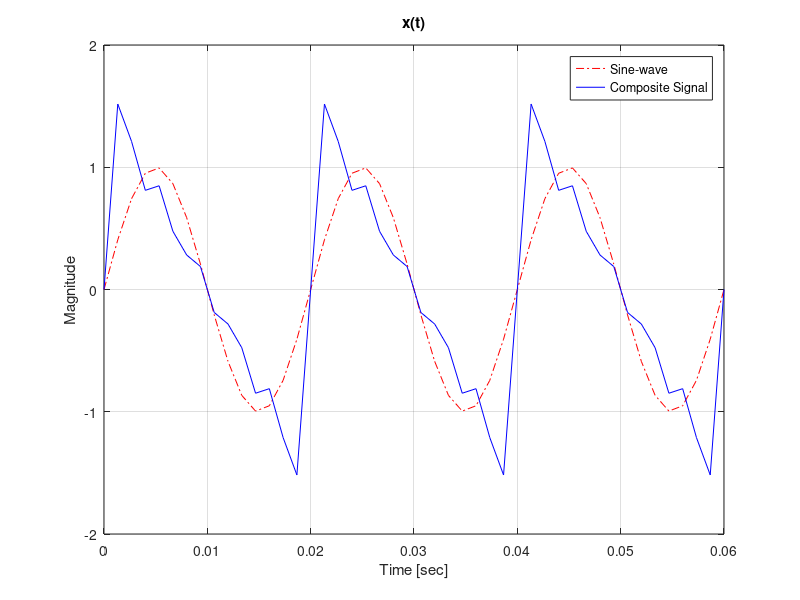

Recreate this plot in MATLAB. (Note: this script raises an error after producing the figure.)
% ITC I4EA Group 1
% Subject:  DSP Programming
% Date:     18/03/2022

% Example 1
% Parameterization
K = 5;  %harmonic numbers
c = @(k) 1/k;   
fmax=50*K;  %maximum frequency in Hz
fmin=50; %for K=1
Fs=3*fmax;  %sampling frequency in Hz
Ts=1/Fs;    %sampling time in sec
t = 0:Ts:3/fmin;    %Time period

% Simulation
for k = 1:K
    xk(k,:)=c(k)*sin(100*pi*k*t);   %store data in matrix form
end
xt=sum(xk,1);

clf;
figure(1)
plot(t,xk(1,:),'r-.'); hold on;
plot(t,xt,'b'); grid on;
xlabel('Time [sec]');
ylabel('Magnitude');
legend('Sine-wave', 'Composite Signal');
title('x(t)')

% Exercise 3,4,5
%testing unit step function
n = -10:20;
y1=unitstep(n);
y2=unitstep(n-5);   %unit step shifted by 5 unit
y = y1+y2;      %exercise 5 x2

figure(2)
stem(n,y); grid on;

%testing impulse sequence function
x1 = impseq(n);
x2 = impseq(n-2);   %Impulse sequence shifted to right by 2 unit
x3 = impseq(n-5);   %Impulse sequence shifted to right by 5 unit
x4 = impseq(n-8);   %Impulse sequence shifted to right by 8 unit
x = 5*x1-2*x2+3*x3+.5*x4;

figure(3)
stem(n,x); grid on;

% Exercise 5
%Adding and multiplication
x5 = impseq(n+4);   %Impulse sequence shifted to left by 4 unit
z1 = 2*x3-4*x5;
z2 = y1+y2;

%% Exercise 6,7
% Signal Shifting function
padd_idx = 5;
xn = [zeros(1,padd_idx) 1 2 3 4 5 6 7 6 5 4 3 2 1 zeros(1,padd_idx)]';
n = -2-padd_idx:10+5;
n0= -2;
y=circshift(xn,n0);
figure(3);
stem(n,xn,'r*');hold on;
stem(n ,y,'bo--');grid on;
legend('Orignal signal',['Shifted signal n_0 = ',num2str(n0)])
xlabel('sample [n]')
ylabel('Magnitude')
title('Time-shifted operation')

x1_n = 2*circshift(xn,5) - 3*circshift(xn,-4);
figure(4)
stem(n,xn,'r*');hold on;
stem(n ,x1_n,'bo');grid on;
legend('x(n)','x_1(n)')
xlabel('sample [n]')
ylabel('Magnitude')
title('Combined signal')

x2_n = xn.*circshift(xn,-4);
figure(5)
stem(n,xn,'r*');hold on;
stem(n ,x2_n,'bo');grid on;
legend('x(n)','x_2(n)')
xlabel('sample [n]')
ylabel('Magnitude')
title('Combined signal')